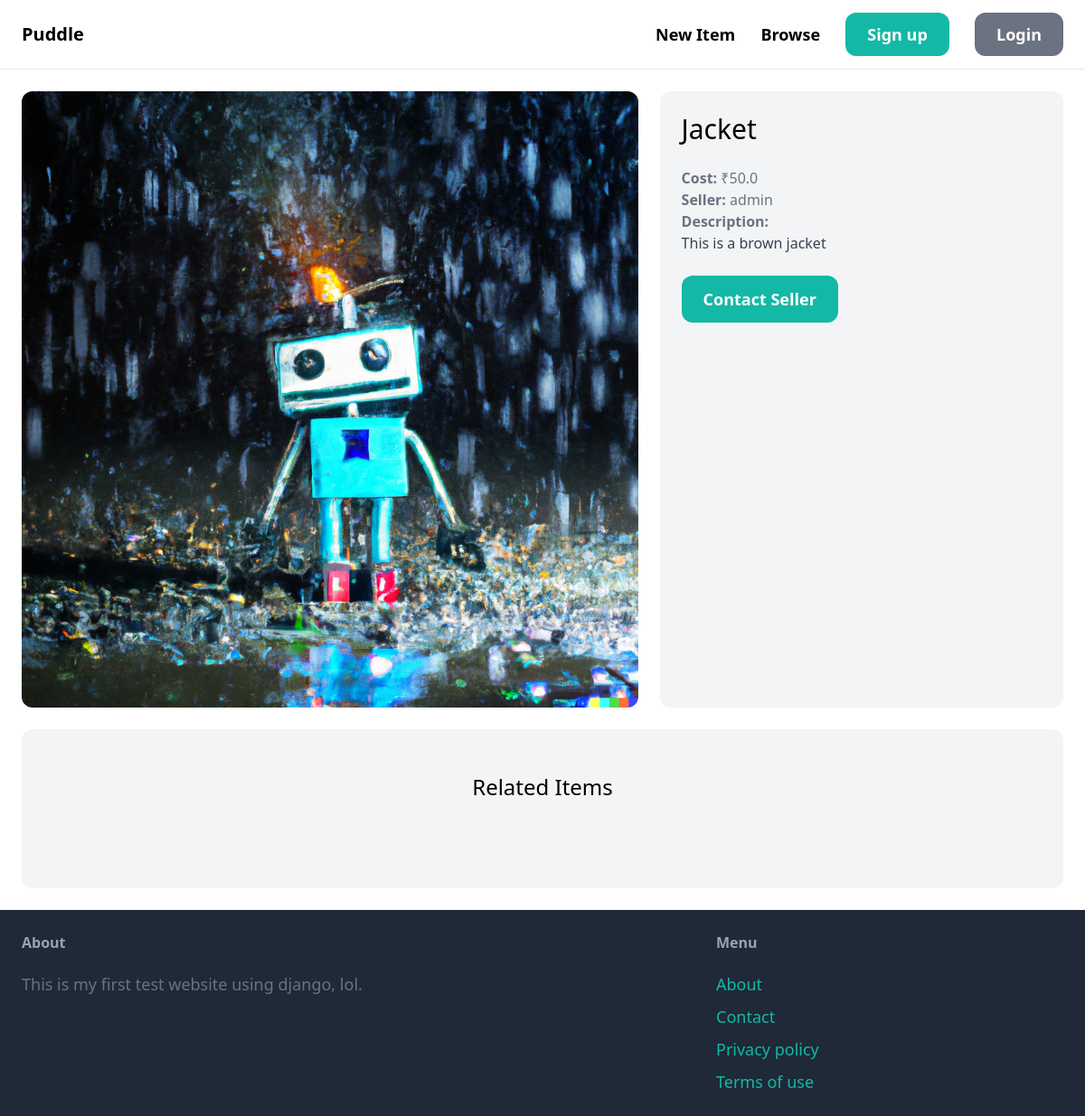
The page /items/2/ on the database as committed earlier.
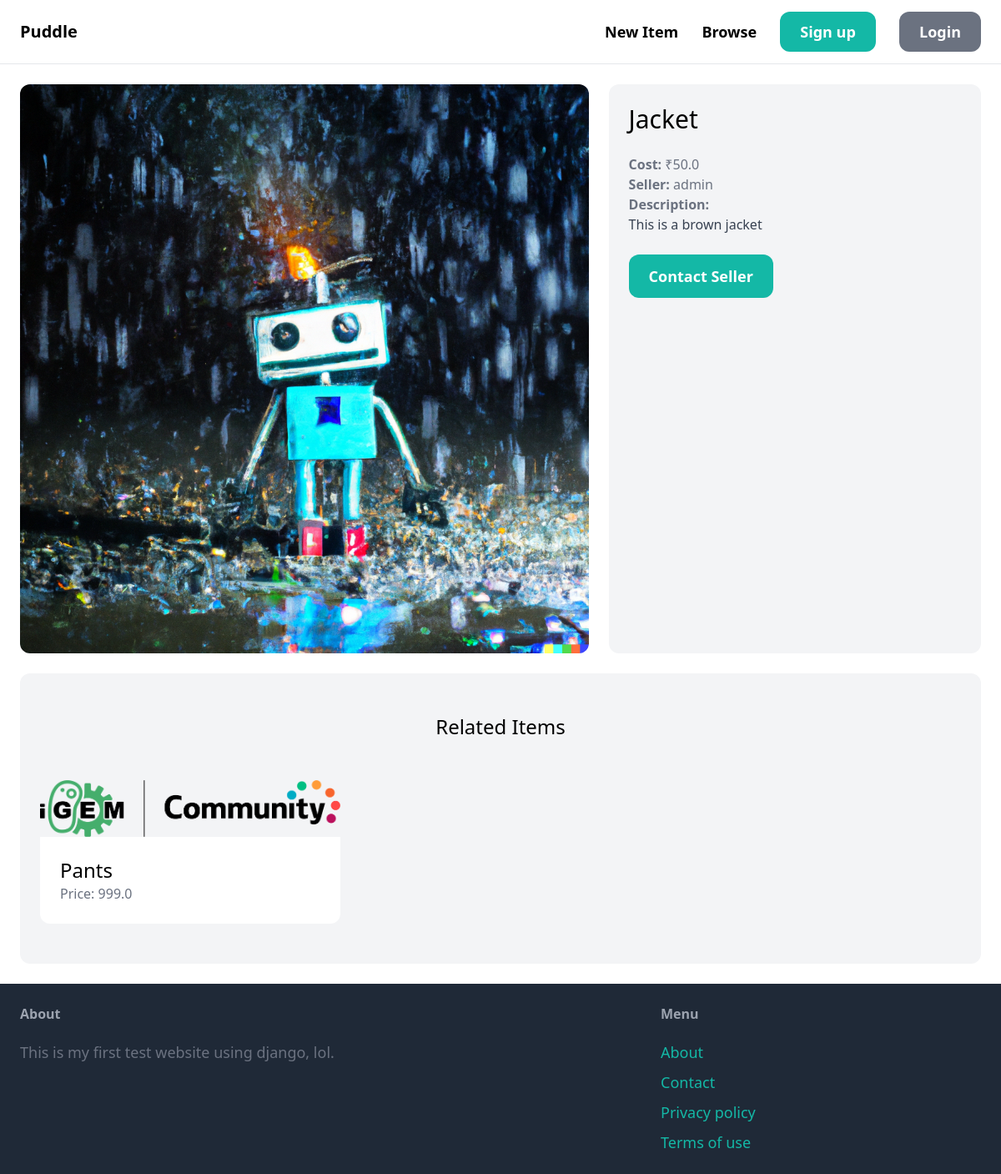
The same page on the database as committed later.
### item/models.py (models this page shows, shortened)
class Item(models.Model):
     category = models.ForeignKey(Category, related_name='items', on_delete=models.CASCADE)
     name = models.CharField(max_length=255)
     description = models.TextField(blank=True, null=True)
     price = models.FloatField()
     image = models.ImageField(upload_to='item_images', blank=True, null=True)
     is_sold = models.BooleanField(default=False)
     created_at = models.DateTimeField(auto_now_add=True)
     created_by = models.ForeignKey(User, related_name='items', on_delete=models.CASCADE)

### item/views.py (the view)
# urls.py: path('<int:pk>/', views.detail, name='detail')
def detail(request, pk):
    item = get_object_or_404(Item, pk=pk)
    related_items = Item.objects.filter(category=item.category, is_sold=False).exclude(pk=pk)[0:3]
    return render(request, 'item/detail.html', {
        'item': item,
        'related_items': related_items
    })

### item/templates/item/detail.html (shortened to what this page needs)
{% extends 'core/base.html' %}
{% block content %}
    <div class="grid grid-cols-5 gap-6">
        <div class="col-span-3">
            <img src="{{ item.image.url }}" alt="" class="rounded-xl">
        </div>
        <div class="col-span-2 p-6 bg-gray-100 rounded-xl">
            <h1 class="mb-6 text-3xl ">{{ item.name }}</h1>
            <p class="text-gray-500"><strong>Cost:</strong> ₹{{ item.price }}</p>
            <p class="text-gray-500"><strong>Seller:</strong> {{ item.created_by.username }}</p>
            {% if item.description %}
            <p class="text-gray-700">
                <strong class="text-gray-500">Description:</strong><br>
                {{ item.description }}
            </p>
            {% endif %}
            <a href="#" class="inline-block mt-6 px-6 py-3 text-lg font-semibold bg-teal-500 text-white rounded-xl hover:bg-teal-700">Contact Seller</a>
        </div>
    </div>
    <div class="mt-6 px-6 py-12 bg-gray-100 rounded-xl">
        <h2 class="mb-12 text-2xl text-center">Related Items</h2>
        <div class="grid grid-cols-3 gap-3">
            {% for item in related_items %}
                <div>
                    <a href="{% url 'item:detail' item.id %}" class="">
                        <div>
                            <img src="{{ item.image.url }}" alt="" class="rounded-t-xl">
                        </div>
                        <div class="p-6 bg-white rounded-b-xl">
                            <h2 class="text-2xl">{{ item.name }}</h2>
                            <p class="text-gray-500">Price: {{ item.price }}</p>
                        </div>
                    </a>
                </div>
            {% endfor %}
        </div>
    </div>
{% endblock %}

Rows that differ between the two databases and show on the page:
added Item: image (picture), name "Pants", price "999.0"
